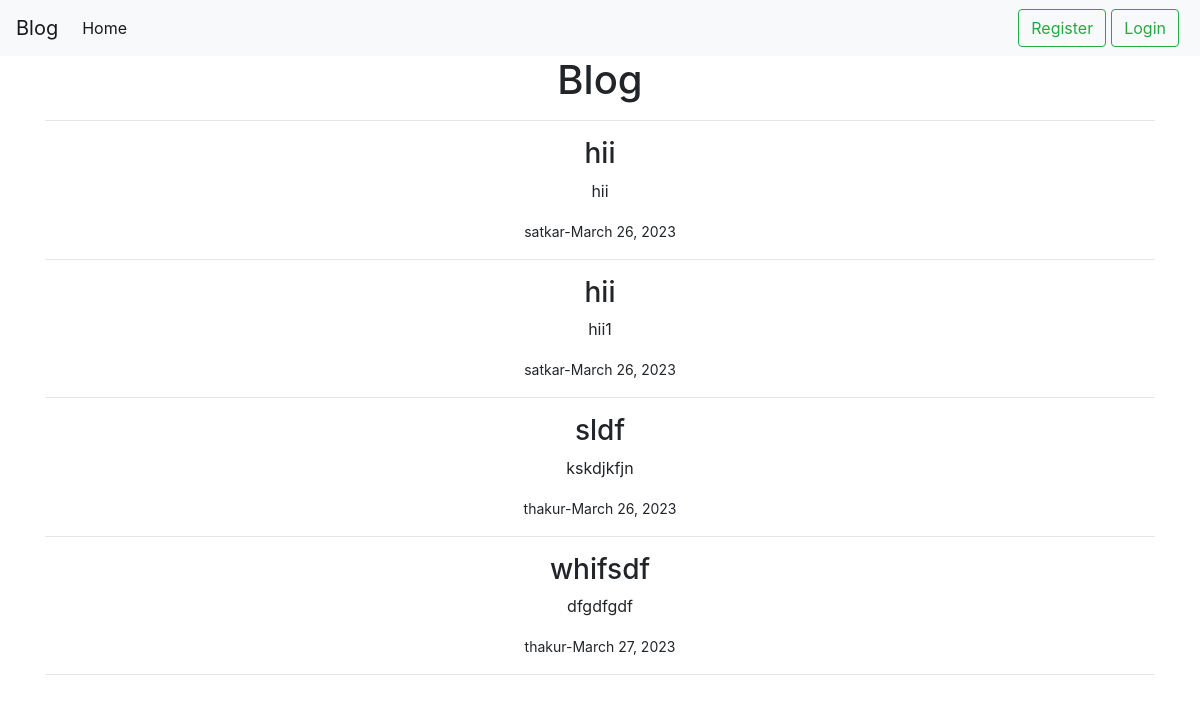
The page / on the database its author committed.
### content_app/models.py (models this page shows, shortened)
class Blog(models.Model):
    title = models.CharField(max_length=30)
    content = models.TextField()
    date=models.DateField(auto_now_add=True)
    auther=models.ForeignKey(User, on_delete=models.CASCADE)

### content_app/views.py (the view)
# urls.py: 2. Add a URL to urlpatterns:  path('', views.home, name='home')
def home(request):
    if request.user.is_authenticated:
        if request.user.is_superuser:
            blogs=Blog.objects.all
        else:
            blogs = Blog.objects.filter(auther = request.user)
    else:
        blogs=Blog.objects.all()
    count = blogs.count()
    context = {
        'count' : count,
        'blogs' : blogs
    }
    return render(request , 'app/home.html', context)

### templates/app/home.html (shortened to what this page needs)
{% extends 'core/base.html' %}
{% block content %}
<h1 style="text-align: center;"> Blog </h1>
<hr>
{% for blog in blogs %}
<div style="text-align: center;">
<h3>{{ blog.title }} </h3>
<p>{{ blog.content }}</p>
<small>{{blog.auther}}-{{blog.date}}</small>
</div>
<hr>
{% endfor %}
{% endblock content %}

### templates/core/base.html (shortened to what this page needs)
<!doctype html>
<html lang="en">
  <head>
    <link rel="stylesheet" href="https://cdn.jsdelivr.net/npm/bootstrap@4.6.2/dist/css/bootstrap.min.css">
  </head>
  <body>
    <nav class="navbar navbar-expand-lg navbar-light bg-light">
      <a class="navbar-brand" href="{% url 'home' %}">Blog</a>
      <div class="collapse navbar-collapse" id="navbarSupportedContent">
        <ul class="navbar-nav mr-auto">
          <li class="nav-item active">
            <a class="nav-link" href="{% url 'home' %}">Home <span class="sr-only">(current)</span></a>
          </li>
        </ul>
        {% if user.is_authenticated %}
        <a class="btn btn-outline-success my-2 my-sm-0" href="{% url 'logout' %}" >Logout</a>
        {% else %}
        <a style="margin-right:5px;" class="btn btn-outline-success my-2 my-sm-0" href="{% url 'register' %}">Register</a>
        <a style="margin-right:5px;" class="btn btn-outline-success my-2 my-sm-0" href="{% url 'login' %}">Login</a>
        {% endif %}
      </div>
    </nav>
    <div class='container'>
    {% block content %}{% endblock content %}
    </div>
  </body>
</html>

### rows shown on the page
Blog: title "hii", content "hii", auther "satkar", date "March 26, 2023"
Blog: title "hii", content "hii1", auther "satkar", date "March 26, 2023"
Blog: title "sldf", content "kskdjkfjn", auther "thakur", date "March 26, 2023"
Blog: title "whifsdf", content "dfgdfgdf", auther "thakur", date "March 27, 2023"
